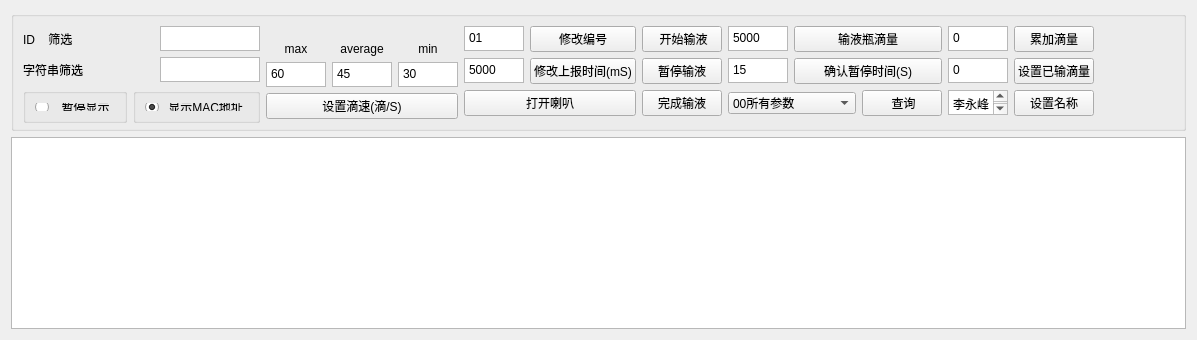
      <widget class="QWidget" name="injection">
       <attribute name="title">
        <string>injection</string>
       </attribute>
       <layout class="QVBoxLayout" name="verticalLayout_42">
        <item>
         <widget class="QGroupBox" name="groupBox_10">
          <property name="minimumSize">
           <size>
            <width>0</width>
            <height>120</height>
           </size>
          </property>
          <property name="maximumSize">
           <size>
            <width>16777215</width>
            <height>120</height>
           </size>
          </property>
          <property name="title">
           <string/>
          </property>
          <layout class="QHBoxLayout" name="horizontalLayout_56">
           <item>
            <layout class="QVBoxLayout" name="verticalLayout_35">
             <item>
              <layout class="QHBoxLayout" name="horizontalLayout_35">
               <item>
                <widget class="QLabel" name="label_19">
                 <property name="minimumSize">
                  <size>
                   <width>0</width>
                   <height>25</height>
                  </size>
                 </property>
                 <property name="maximumSize">
                  <size>
                   <width>16777215</width>
                   <height>25</height>
                  </size>
                 </property>
                 <property name="text">
                  <string>ID    筛选</string>
                 </property>
                </widget>
               </item>
               <item>
                <widget class="QTextEdit" name="injectionFiltId">
                 <property name="minimumSize">
                  <size>
                   <width>0</width>
                   <height>25</height>
                  </size>
                 </property>
                 <property name="maximumSize">
                  <size>
                   <width>100</width>
                   <height>25</height>
                  </size>
                 </property>
                </widget>
               </item>
              </layout>
             </item>
             <item>
              <layout class="QHBoxLayout" name="horizontalLayout_36">
               <item>
                <widget class="QLabel" name="label_25">
                 <property name="minimumSize">
                  <size>
                   <width>0</width>
                   <height>25</height>
                  </size>
                 </property>
                 <property name="maximumSize">
                  <size>
                   <width>16777215</width>
                   <height>25</height>
                  </size>
                 </property>
                 <property name="text">
                  <string>字符串筛选</string>
                 </property>
                </widget>
               </item>
               <item>
                <widget class="QTextEdit" name="injectionFiltStr">
                 <property name="minimumSize">
                  <size>
                   <width>0</width>
                   <height>25</height>
                  </size>
                 </property>
                 <property name="maximumSize">
                  <size>
                   <width>100</width>
                   <height>25</height>
                  </size>
                 </property>
                </widget>
               </item>
              </layout>
             </item>
             <item>
              <layout class="QHBoxLayout" name="horizontalLayout_47">
               <item>
                <widget class="QGroupBox" name="groupBox_17">
                 <property name="minimumSize">
                  <size>
                   <width>0</width>
                   <height>35</height>
                  </size>
                 </property>
                 <property name="title">
                  <string/>
                 </property>
                 <layout class="QVBoxLayout" name="verticalLayout_49">
                  <item>
                   <widget class="QRadioButton" name="injectionStopDisplay">
                    <property name="text">
                     <string>  暂停显示</string>
                    </property>
                   </widget>
                  </item>
                 </layout>
                </widget>
               </item>
               <item>
                <widget class="QGroupBox" name="groupBox_18">
                 <property name="minimumSize">
                  <size>
                   <width>0</width>
                   <height>35</height>
                  </size>
                 </property>
                 <property name="title">
                  <string/>
                 </property>
                 <layout class="QVBoxLayout" name="verticalLayout_50">
                  <item>
                   <widget class="QRadioButton" name="injectionDisplayMac">
                    <property name="text">
                     <string> 显示MAC地址</string>
                    </property>
                    <property name="checked">
                     <bool>true</bool>
                    </property>
                   </widget>
                  </item>
                 </layout>
                </widget>
               </item>
              </layout>
             </item>
            </layout>
           </item>
           <item>
            <layout class="QVBoxLayout" name="verticalLayout_59">
             <item>
              <layout class="QHBoxLayout" name="horizontalLayout_32">
               <item>
                <layout class="QVBoxLayout" name="verticalLayout_41">
                 <item>
                  <spacer name="verticalSpacer_6">
                   <property name="orientation">
                    <enum>Qt::Vertical</enum>
                   </property>
                   <property name="sizeHint" stdset="0">
                    <size>
                     <width>20</width>
                     <height>40</height>
                    </size>
                   </property>
                  </spacer>
                 </item>
                 <item>
                  <widget class="QLabel" name="label_27">
                   <property name="text">
                    <string>max</string>
                   </property>
                   <property name="alignment">
                    <set>Qt::AlignCenter</set>
                   </property>
                  </widget>
                 </item>
                 <item>
                  <widget class="QTextEdit" name="injectionTemAlarmH_Edit">
                   <property name="minimumSize">
                    <size>
                     <width>60</width>
                     <height>25</height>
                    </size>
                   </property>
                   <property name="maximumSize">
                    <size>
                     <width>60</width>
                     <height>25</height>
                    </size>
                   </property>
                   <property name="html">
                    <string>&lt;!DOCTYPE HTML PUBLIC &quot;-//W3C//DTD HTML 4.0//EN&quot; &quot;http://www.w3.org/TR/REC-html40/strict.dtd&quot;&gt;
&lt;html&gt;&lt;head&gt;&lt;meta name=&quot;qrichtext&quot; content=&quot;1&quot; /&gt;&lt;style type=&quot;text/css&quot;&gt;
p, li { white-space: pre-wrap; }
&lt;/style&gt;&lt;/head&gt;&lt;body style=&quot; font-family:'SimSun'; font-size:9pt; font-weight:400; font-style:normal;&quot;&gt;
&lt;p style=&quot; margin-top:0px; margin-bottom:0px; margin-left:0px; margin-right:0px; -qt-block-indent:0; text-indent:0px;&quot;&gt;60&lt;/p&gt;&lt;/body&gt;&lt;/html&gt;</string>
                   </property>
                  </widget>
                 </item>
                </layout>
               </item>
               <item>
                <layout class="QVBoxLayout" name="verticalLayout_57">
                 <item>
                  <spacer name="verticalSpacer_7">
                   <property name="orientation">
                    <enum>Qt::Vertical</enum>
                   </property>
                   <property name="sizeHint" stdset="0">
                    <size>
                     <width>20</width>
                     <height>40</height>
                    </size>
                   </property>
                  </spacer>
                 </item>
                 <item>
                  <widget class="QLabel" name="label_28">
                   <property name="text">
                    <string>average</string>
                   </property>
                   <property name="alignment">
                    <set>Qt::AlignCenter</set>
                   </property>
                  </widget>
                 </item>
                 <item>
                  <widget class="QTextEdit" name="injectionTemAlarmM_Edit">
                   <property name="minimumSize">
                    <size>
                     <width>60</width>
                     <height>25</height>
                    </size>
                   </property>
                   <property name="maximumSize">
                    <size>
                     <width>60</width>
                     <height>25</height>
                    </size>
                   </property>
                   <property name="html">
                    <string>&lt;!DOCTYPE HTML PUBLIC &quot;-//W3C//DTD HTML 4.0//EN&quot; &quot;http://www.w3.org/TR/REC-html40/strict.dtd&quot;&gt;
&lt;html&gt;&lt;head&gt;&lt;meta name=&quot;qrichtext&quot; content=&quot;1&quot; /&gt;&lt;style type=&quot;text/css&quot;&gt;
p, li { white-space: pre-wrap; }
&lt;/style&gt;&lt;/head&gt;&lt;body style=&quot; font-family:'SimSun'; font-size:9pt; font-weight:400; font-style:normal;&quot;&gt;
&lt;p style=&quot; margin-top:0px; margin-bottom:0px; margin-left:0px; margin-right:0px; -qt-block-indent:0; text-indent:0px;&quot;&gt;45&lt;/p&gt;&lt;/body&gt;&lt;/html&gt;</string>
                   </property>
                  </widget>
                 </item>
                </layout>
               </item>
               <item>
                <layout class="QVBoxLayout" name="verticalLayout_58">
                 <item>
                  <spacer name="verticalSpacer_8">
                   <property name="orientation">
                    <enum>Qt::Vertical</enum>
                   </property>
                   <property name="sizeHint" stdset="0">
                    <size>
                     <width>20</width>
                     <height>40</height>
                    </size>
                   </property>
                  </spacer>
                 </item>
                 <item>
                  <widget class="QLabel" name="label_29">
                   <property name="text">
                    <string>min</string>
                   </property>
                   <property name="alignment">
                    <set>Qt::AlignCenter</set>
                   </property>
                  </widget>
                 </item>
                 <item>
                  <widget class="QTextEdit" name="injectionTemAlarmL_Edit">
                   <property name="minimumSize">
                    <size>
                     <width>60</width>
                     <height>25</height>
                    </size>
                   </property>
                   <property name="maximumSize">
                    <size>
                     <width>60</width>
                     <height>25</height>
                    </size>
                   </property>
                   <property name="html">
                    <string>&lt;!DOCTYPE HTML PUBLIC &quot;-//W3C//DTD HTML 4.0//EN&quot; &quot;http://www.w3.org/TR/REC-html40/strict.dtd&quot;&gt;
&lt;html&gt;&lt;head&gt;&lt;meta name=&quot;qrichtext&quot; content=&quot;1&quot; /&gt;&lt;style type=&quot;text/css&quot;&gt;
p, li { white-space: pre-wrap; }
&lt;/style&gt;&lt;/head&gt;&lt;body style=&quot; font-family:'SimSun'; font-size:9pt; font-weight:400; font-style:normal;&quot;&gt;
&lt;p style=&quot; margin-top:0px; margin-bottom:0px; margin-left:0px; margin-right:0px; -qt-block-indent:0; text-indent:0px;&quot;&gt;30&lt;/p&gt;&lt;/body&gt;&lt;/html&gt;</string>
                   </property>
                  </widget>
                 </item>
                </layout>
               </item>
              </layout>
             </item>
             <item>
              <widget class="QPushButton" name="injectionTemAlarm_Bt">
               <property name="text">
                <string>设置滴速(滴/S)</string>
               </property>
              </widget>
             </item>
            </layout>
           </item>
           <item>
            <layout class="QVBoxLayout" name="verticalLayout_40">
             <item>
              <layout class="QHBoxLayout" name="horizontalLayout_37">
               <item>
                <widget class="QTextEdit" name="injectionSetSn_Edit">
                 <property name="minimumSize">
                  <size>
                   <width>60</width>
                   <height>25</height>
                  </size>
                 </property>
                 <property name="maximumSize">
                  <size>
                   <width>60</width>
                   <height>25</height>
                  </size>
                 </property>
                 <property name="html">
                  <string>&lt;!DOCTYPE HTML PUBLIC &quot;-//W3C//DTD HTML 4.0//EN&quot; &quot;http://www.w3.org/TR/REC-html40/strict.dtd&quot;&gt;
&lt;html&gt;&lt;head&gt;&lt;meta name=&quot;qrichtext&quot; content=&quot;1&quot; /&gt;&lt;style type=&quot;text/css&quot;&gt;
p, li { white-space: pre-wrap; }
&lt;/style&gt;&lt;/head&gt;&lt;body style=&quot; font-family:'SimSun'; font-size:9pt; font-weight:400; font-style:normal;&quot;&gt;
&lt;p style=&quot; margin-top:0px; margin-bottom:0px; margin-left:0px; margin-right:0px; -qt-block-indent:0; text-indent:0px;&quot;&gt;01&lt;/p&gt;&lt;/body&gt;&lt;/html&gt;</string>
                 </property>
                </widget>
               </item>
               <item>
                <widget class="QPushButton" name="injectionSetSn_Bt">
                 <property name="text">
                  <string>修改编号</string>
                 </property>
                </widget>
               </item>
              </layout>
             </item>
             <item>
              <layout class="QHBoxLayout" name="horizontalLayout_42">
               <item>
                <widget class="QTextEdit" name="injectionSetRepTime_Edit">
                 <property name="minimumSize">
                  <size>
                   <width>60</width>
                   <height>25</height>
                  </size>
                 </property>
                 <property name="maximumSize">
                  <size>
                   <width>60</width>
                   <height>25</height>
                  </size>
                 </property>
                 <property name="html">
                  <string>&lt;!DOCTYPE HTML PUBLIC &quot;-//W3C//DTD HTML 4.0//EN&quot; &quot;http://www.w3.org/TR/REC-html40/strict.dtd&quot;&gt;
&lt;html&gt;&lt;head&gt;&lt;meta name=&quot;qrichtext&quot; content=&quot;1&quot; /&gt;&lt;style type=&quot;text/css&quot;&gt;
p, li { white-space: pre-wrap; }
&lt;/style&gt;&lt;/head&gt;&lt;body style=&quot; font-family:'SimSun'; font-size:9pt; font-weight:400; font-style:normal;&quot;&gt;
&lt;p style=&quot; margin-top:0px; margin-bottom:0px; margin-left:0px; margin-right:0px; -qt-block-indent:0; text-indent:0px;&quot;&gt;5000&lt;/p&gt;&lt;/body&gt;&lt;/html&gt;</string>
                 </property>
                </widget>
               </item>
               <item>
                <widget class="QPushButton" name="injectionSetRepTime_Bt">
                 <property name="text">
                  <string>修改上报时间(mS)</string>
                 </property>
                </widget>
               </item>
              </layout>
             </item>
             <item>
              <widget class="QPushButton" name="injectionSetSpeaker_Bt">
               <property name="text">
                <string>打开喇叭</string>
               </property>
              </widget>
             </item>
            </layout>
           </item>
           <item>
            <layout class="QVBoxLayout" name="verticalLayout_56">
             <item>
              <widget class="QPushButton" name="injectionStart_Bt">
               <property name="text">
                <string> 开始输液</string>
               </property>
              </widget>
             </item>
             <item>
              <widget class="QPushButton" name="injectionStop_Bt">
               <property name="text">
                <string>暂停输液</string>
               </property>
              </widget>
             </item>
             <item>
              <widget class="QPushButton" name="injectionFinish_Bt">
               <property name="text">
                <string>完成输液</string>
               </property>
              </widget>
             </item>
            </layout>
           </item>
           <item>
            <layout class="QVBoxLayout" name="verticalLayout_39">
             <item>
              <layout class="QHBoxLayout" name="horizontalLayout_40">
               <item>
                <widget class="QTextEdit" name="injectionSetTotalDi_Edit">
                 <property name="minimumSize">
                  <size>
                   <width>60</width>
                   <height>25</height>
                  </size>
                 </property>
                 <property name="maximumSize">
                  <size>
                   <width>60</width>
                   <height>25</height>
                  </size>
                 </property>
                 <property name="html">
                  <string>&lt;!DOCTYPE HTML PUBLIC &quot;-//W3C//DTD HTML 4.0//EN&quot; &quot;http://www.w3.org/TR/REC-html40/strict.dtd&quot;&gt;
&lt;html&gt;&lt;head&gt;&lt;meta name=&quot;qrichtext&quot; content=&quot;1&quot; /&gt;&lt;style type=&quot;text/css&quot;&gt;
p, li { white-space: pre-wrap; }
&lt;/style&gt;&lt;/head&gt;&lt;body style=&quot; font-family:'SimSun'; font-size:9pt; font-weight:400; font-style:normal;&quot;&gt;
&lt;p style=&quot; margin-top:0px; margin-bottom:0px; margin-left:0px; margin-right:0px; -qt-block-indent:0; text-indent:0px;&quot;&gt;5000&lt;/p&gt;&lt;/body&gt;&lt;/html&gt;</string>
                 </property>
                </widget>
               </item>
               <item>
                <widget class="QPushButton" name="injectionSetTotalDi_Bt">
                 <property name="text">
                  <string>输液瓶滴量</string>
                 </property>
                </widget>
               </item>
              </layout>
             </item>
             <item>
              <layout class="QHBoxLayout" name="horizontalLayout_51">
               <item>
                <widget class="QTextEdit" name="injectionSetStopTimeOut_Edit">
                 <property name="minimumSize">
                  <size>
                   <width>60</width>
                   <height>25</height>
                  </size>
                 </property>
                 <property name="maximumSize">
                  <size>
                   <width>60</width>
                   <height>25</height>
                  </size>
                 </property>
                 <property name="html">
                  <string>&lt;!DOCTYPE HTML PUBLIC &quot;-//W3C//DTD HTML 4.0//EN&quot; &quot;http://www.w3.org/TR/REC-html40/strict.dtd&quot;&gt;
&lt;html&gt;&lt;head&gt;&lt;meta name=&quot;qrichtext&quot; content=&quot;1&quot; /&gt;&lt;style type=&quot;text/css&quot;&gt;
p, li { white-space: pre-wrap; }
&lt;/style&gt;&lt;/head&gt;&lt;body style=&quot; font-family:'SimSun'; font-size:9pt; font-weight:400; font-style:normal;&quot;&gt;
&lt;p style=&quot; margin-top:0px; margin-bottom:0px; margin-left:0px; margin-right:0px; -qt-block-indent:0; text-indent:0px;&quot;&gt;15&lt;/p&gt;&lt;/body&gt;&lt;/html&gt;</string>
                 </property>
                </widget>
               </item>
               <item>
                <widget class="QPushButton" name="injectionSetStopTimeOut_Bt">
                 <property name="text">
                  <string>确认暂停时间(S)</string>
                 </property>
                </widget>
               </item>
              </layout>
             </item>
             <item>
              <layout class="QHBoxLayout" name="horizontalLayout_52">
               <item>
                <widget class="QComboBox" name="injectionDeviceParameters_list">
                 <item>
                  <property name="text">
                   <string>00所有参数</string>
                  </property>
                 </item>
                 <item>
                  <property name="text">
                   <string>01开关机状态</string>
                  </property>
                 </item>
                 <item>
                  <property name="text">
                   <string>02上下限</string>
                  </property>
                 </item>
                 <item>
                  <property name="text">
                   <string>03设备喇叭开状态</string>
                  </property>
                 </item>
                 <item>
                  <property name="text">
                   <string>04显示编号</string>
                  </property>
                 </item>
                 <item>
                  <property name="text">
                   <string>05上报时间</string>
                  </property>
                 </item>
                 <item>
                  <property name="text">
                   <string>06电机状态</string>
                  </property>
                 </item>
                 <item>
                  <property name="text">
                   <string>08输液状态</string>
                  </property>
                 </item>
                 <item>
                  <property name="text">
                   <string>0E总滴量</string>
                  </property>
                 </item>
                 <item>
                  <property name="text">
                   <string>0F暂停超时</string>
                  </property>
                 </item>
                </widget>
               </item>
               <item>
                <widget class="QPushButton" name="injectionGetDeviceParameters_Bt">
                 <property name="text">
                  <string> 查询</string>
                 </property>
                </widget>
               </item>
              </layout>
             </item>
            </layout>
           </item>
           <item>
            <layout class="QVBoxLayout" name="verticalLayout_60">
             <item>
              <layout class="QHBoxLayout" name="horizontalLayout_55">
               <item>
                <widget class="QTextEdit" name="injectionDiInit_Edit">
                 <property name="minimumSize">
                  <size>
                   <width>60</width>
                   <height>25</height>
                  </size>
                 </property>
                 <property name="maximumSize">
                  <size>
                   <width>60</width>
                   <height>25</height>
                  </size>
                 </property>
                 <property name="html">
                  <string>&lt;!DOCTYPE HTML PUBLIC &quot;-//W3C//DTD HTML 4.0//EN&quot; &quot;http://www.w3.org/TR/REC-html40/strict.dtd&quot;&gt;
&lt;html&gt;&lt;head&gt;&lt;meta name=&quot;qrichtext&quot; content=&quot;1&quot; /&gt;&lt;style type=&quot;text/css&quot;&gt;
p, li { white-space: pre-wrap; }
&lt;/style&gt;&lt;/head&gt;&lt;body style=&quot; font-family:'SimSun'; font-size:9pt; font-weight:400; font-style:normal;&quot;&gt;
&lt;p style=&quot; margin-top:0px; margin-bottom:0px; margin-left:0px; margin-right:0px; -qt-block-indent:0; text-indent:0px;&quot;&gt;0&lt;/p&gt;&lt;/body&gt;&lt;/html&gt;</string>
                 </property>
                </widget>
               </item>
               <item>
                <widget class="QPushButton" name="injectionDiInit_Bt">
                 <property name="text">
                  <string>累加滴量</string>
                 </property>
                </widget>
               </item>
              </layout>
             </item>
             <item>
              <layout class="QHBoxLayout" name="horizontalLayout_54">
               <item>
                <widget class="QTextEdit" name="injectionSetDi_Edit">
                 <property name="minimumSize">
                  <size>
                   <width>60</width>
                   <height>25</height>
                  </size>
                 </property>
                 <property name="maximumSize">
                  <size>
                   <width>60</width>
                   <height>25</height>
                  </size>
                 </property>
                 <property name="html">
                  <string>&lt;!DOCTYPE HTML PUBLIC &quot;-//W3C//DTD HTML 4.0//EN&quot; &quot;http://www.w3.org/TR/REC-html40/strict.dtd&quot;&gt;
&lt;html&gt;&lt;head&gt;&lt;meta name=&quot;qrichtext&quot; content=&quot;1&quot; /&gt;&lt;style type=&quot;text/css&quot;&gt;
p, li { white-space: pre-wrap; }
&lt;/style&gt;&lt;/head&gt;&lt;body style=&quot; font-family:'SimSun'; font-size:9pt; font-weight:400; font-style:normal;&quot;&gt;
&lt;p style=&quot; margin-top:0px; margin-bottom:0px; margin-left:0px; margin-right:0px; -qt-block-indent:0; text-indent:0px;&quot;&gt;0&lt;/p&gt;&lt;/body&gt;&lt;/html&gt;</string>
                 </property>
                </widget>
               </item>
               <item>
                <widget class="QPushButton" name="injectionSetDi_Bt">
                 <property name="text">
                  <string>设置已输滴量</string>
                 </property>
                </widget>
               </item>
              </layout>
             </item>
             <item>
              <layout class="QHBoxLayout" name="horizontalLayout_53">
               <item>
                <widget class="QTextEdit" name="injectionSetName_Edit">
                 <property name="minimumSize">
                  <size>
                   <width>60</width>
                   <height>25</height>
                  </size>
                 </property>
                 <property name="maximumSize">
                  <size>
                   <width>60</width>
                   <height>25</height>
                  </size>
                 </property>
                 <property name="html">
                  <string>&lt;!DOCTYPE HTML PUBLIC &quot;-//W3C//DTD HTML 4.0//EN&quot; &quot;http://www.w3.org/TR/REC-html40/strict.dtd&quot;&gt;
&lt;html&gt;&lt;head&gt;&lt;meta name=&quot;qrichtext&quot; content=&quot;1&quot; /&gt;&lt;style type=&quot;text/css&quot;&gt;
p, li { white-space: pre-wrap; }
&lt;/style&gt;&lt;/head&gt;&lt;body style=&quot; font-family:'SimSun'; font-size:9pt; font-weight:400; font-style:normal;&quot;&gt;
&lt;p style=&quot; margin-top:0px; margin-bottom:0px; margin-left:0px; margin-right:0px; -qt-block-indent:0; text-indent:0px;&quot;&gt;李永峰&lt;/p&gt;&lt;/body&gt;&lt;/html&gt;</string>
                 </property>
                </widget>
               </item>
               <item>
                <widget class="QPushButton" name="injectionSetName_Bt">
                 <property name="text">
                  <string>设置名称</string>
                 </property>
                </widget>
               </item>
              </layout>
             </item>
            </layout>
           </item>
           <item>
            <spacer name="horizontalSpacer_14">
             <property name="orientation">
              <enum>Qt::Horizontal</enum>
             </property>
             <property name="sizeHint" stdset="0">
              <size>
               <width>40</width>
               <height>20</height>
              </size>
             </property>
            </spacer>
           </item>
           <item>
            <spacer name="horizontalSpacer_26">
             <property name="orientation">
              <enum>Qt::Horizontal</enum>
             </property>
             <property name="sizeHint" stdset="0">
              <size>
               <width>40</width>
               <height>20</height>
              </size>
             </property>
            </spacer>
           </item>
          </layout>
          <zorder>horizontalSpacer_14</zorder>
          <zorder>horizontalSpacer_26</zorder>
         </widget>
        </item>
        <item>
         <widget class="QTextBrowser" name="injection_display"/>
        </item>
       </layout>
      </widget>
